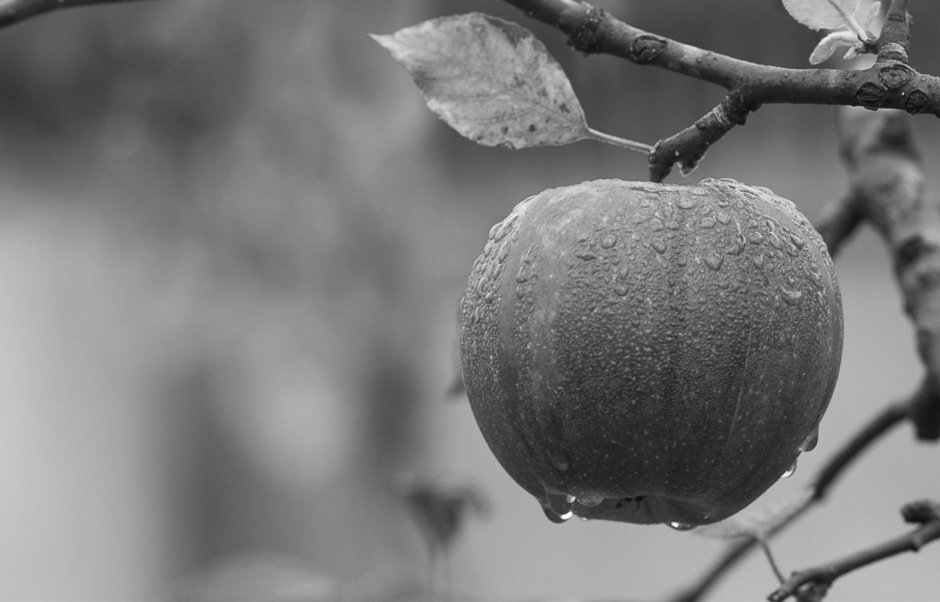
#> input picture data/apple.jpg, 940 x 602 px
$ python 7_histogram.py
#> lines starting #> are read from the running program, lines starting #| are printed output that depends on the picture
# The code is shared on SDSC Github

import cv2 as cv
from matplotlib import pyplot as plt

apple = cv.imread('../data/apple.jpg', cv.IMREAD_GRAYSCALE) # read image
#> apple is the input picture: shape (602, 940); min 5, max 255, mean 121.3
apple_norm = cv.equalizeHist(apple) # equalize the histogram of the image
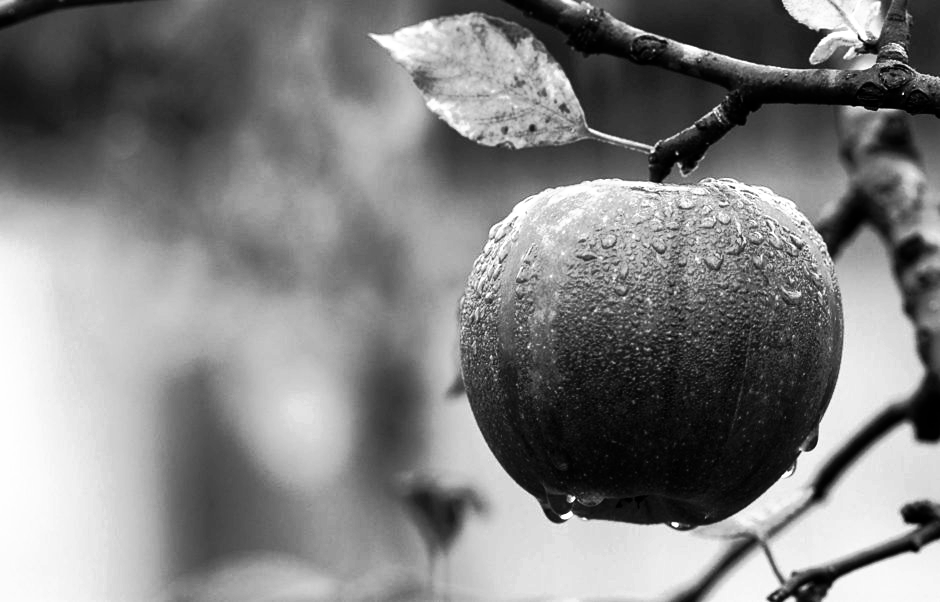
#> apple_norm: shape (602, 940); min 0, max 255, mean 128.4

plt.subplot(2, 2, 1) # create panel (2 rows and 2 columns) and locate to the first sub-figure
plt.imshow(apple, cmap='gray') # display the image in gray
plt.title('Original') # title
plt.xticks([]) # remove x axis
plt.yticks([]) # remove y axis

plt.subplot(2, 2, 2)
plt.imshow(apple_norm, cmap='gray')
plt.title('After hist normalized')
plt.xticks([])
plt.yticks([])

plt.subplot(2, 2, 3)
plt.hist(apple.ravel(), 256, [0, 256]) # display the histogram of the image
plt.title('Histogram')
plt.xlabel('Grayscale') # x label
plt.ylabel('Count') # y label

plt.subplot(2, 2, 4)
plt.hist(apple_norm.ravel(), 256, [0, 256])
plt.title('Normalized histogram')
plt.xlabel('Grayscale')
plt.ylabel('Count')
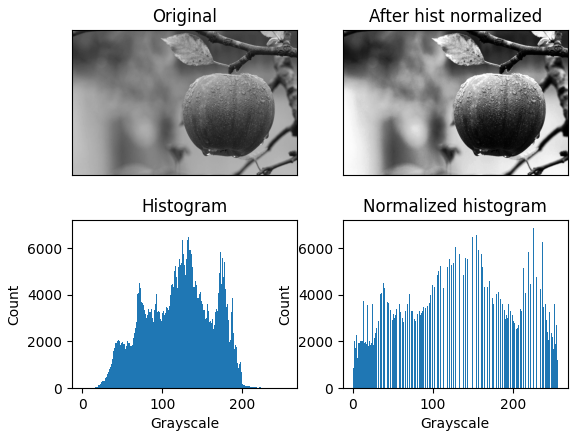
#> figure drawn by matplotlib, 4 panels; panel 3: tallest bar 6851 high, from x = 174 to 175; panel 4: tallest bar 6851 high, from x = 225 to 226

$ run again, with data/1.jpg copied over data/apple.jpg
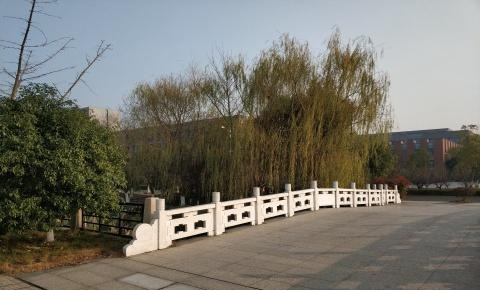
#> input picture data/1.jpg, 480 x 290 px
#> `apple_norm = cv.equalizeHist(apple)`:
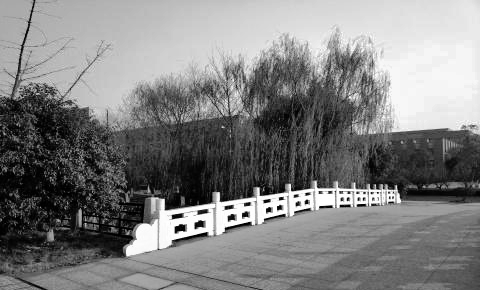
#> apple_norm: shape (290, 480); min 0, max 255, mean 128.1
#> `plt.ylabel('Count')`:
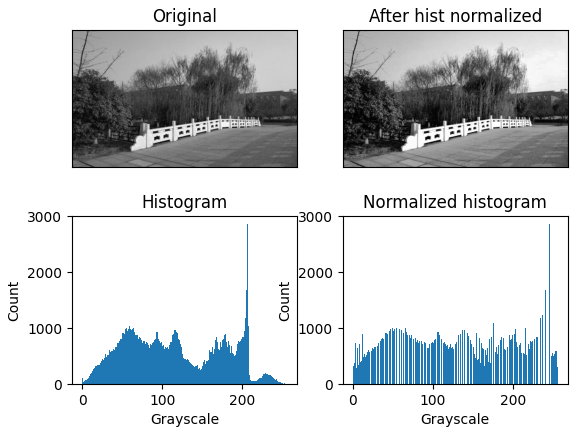
#> figure drawn by matplotlib, 4 panels; panel 3: tallest bar 2862 high, from x = 206 to 207; panel 4: tallest bar 2862 high, from x = 245 to 246

$ run again, with data/2.jpg copied over data/apple.jpg
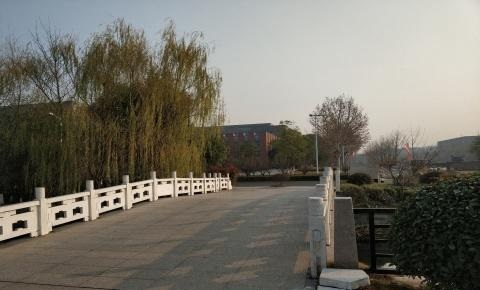
#> input picture data/2.jpg, 480 x 290 px
#> `apple_norm = cv.equalizeHist(apple)`:
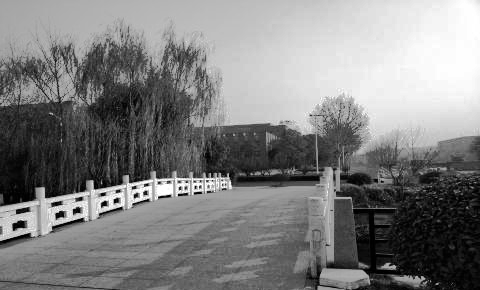
#> apple_norm: shape (290, 480); min 0, max 255, mean 128.2
#> `plt.ylabel('Count')`:
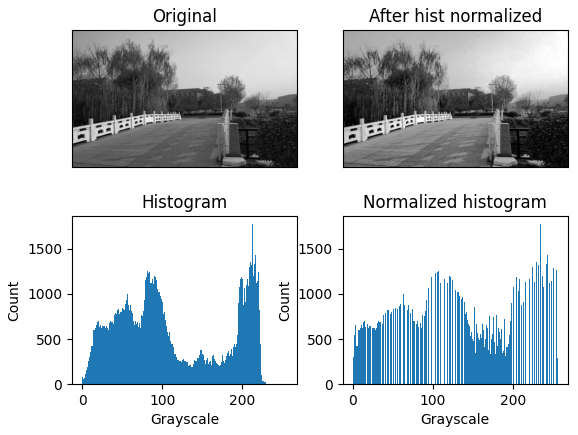
#> figure drawn by matplotlib, 4 panels; panel 3: tallest bar 1770 high, from x = 212 to 213; panel 4: tallest bar 1770 high, from x = 234 to 235
